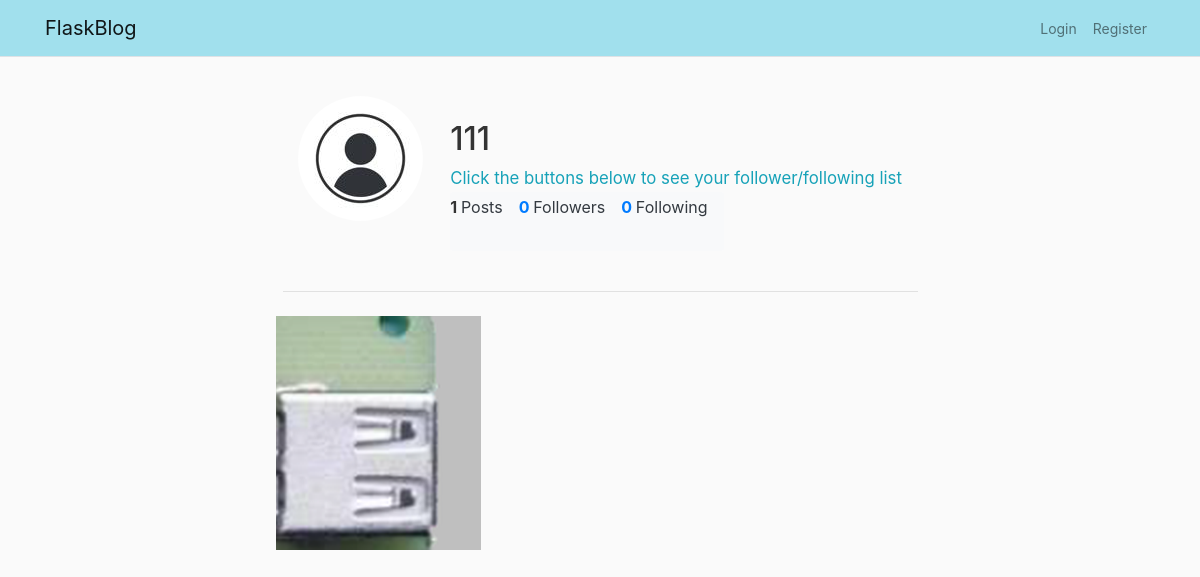
/user/111, run on an earlier commit of the app's database.
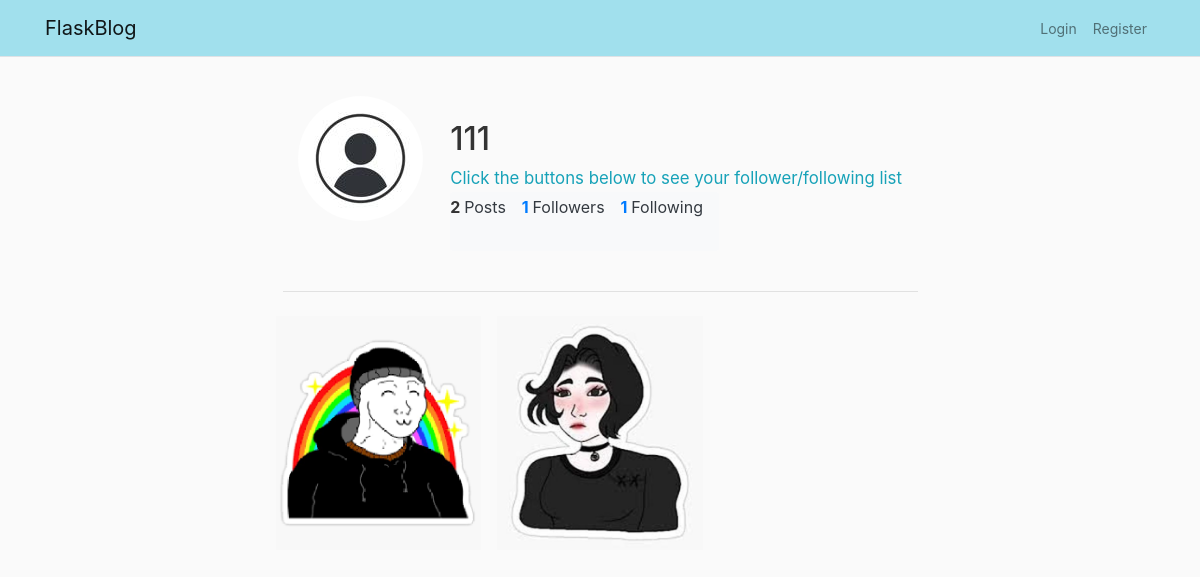
And on a later commit of the database.
### flaskapp/models.py (models this page shows, shortened)
class User(db.Model, UserMixin):
    __tablename__ = 'users'
    uid = db.Column(db.Integer, primary_key=True)
    username = db.Column(db.String(20), unique=True, nullable=False)
    password = db.Column(db.String(32), nullable=False)
    email = db.Column(db.String(120), unique=True, nullable=False)
    image_file = db.Column(db.String(20), nullable=False,
                           default='default.jpg')
    posts = db.relationship('Post', backref='author', lazy=True)
    comments = db.relationship('Comment', backref='author', lazy=True)
    follows = db.relationship(
        'User', secondary=followers,
        primaryjoin=(followers.c.user_id == uid),
        secondaryjoin=(followers.c.follows_id == uid),
        backref=db.backref('followers', lazy='dynamic'), lazy='dynamic')
    notifs = db.relationship('Notif', backref='notif_for', lazy=True)
    notif_count = db.Column(db.Integer, default=0)
    def get_followers(self, user):
        return User.query.filter(User.follows.any(uid=user.uid)).all()
    def get_followers_count(self, user):
        return len(self.get_followers(user))

class Post(db.Model):
    __tablename__ = 'posts'
    pid = db.Column(db.Integer, primary_key=True)
    content = db.Column(db.Text, nullable=False)
    media = db.Column(db.String(32), nullable=True)
    date_posted = db.Column(db.DateTime, nullable=False, default=datetime.utcnow)  # noqa: E501
    user_id = db.Column(db.Integer, db.ForeignKey('users.uid'), nullable=False)
    liked = db.relationship("User", secondary=likes)
    comments = db.relationship('Comment', backref='post', lazy=True)
    notifs = db.relationship('Notif', backref='post', lazy=True)

### flaskapp/routes.py (the view)
@app.route("/user/<string:username>")
def get_user(username):
    user = User.query.filter_by(username=username).first_or_404()
    posts = user.posts
    posts.reverse()
    return render_template("user.html", title=user.username,
                           posts=posts, user=user, get_file_url=get_file_url)

### flaskapp/helpers.py (called while the page is built)
def get_file_url(f_path):
    return f'/static/{f_path}'

### flaskapp/templates/user.html (shortened to what this page needs)
{% extends "layout.html" %}
{% block content %}
<div class="col-md-12">
    <div class="row user info">
        <div class="col-md-3 align-items-center">
            <img class="pfp-img rounded-circle" src="{{ get_file_url('profile_pics/' + user.image_file) }}" alt="Profile Picture">
        </div>
        <div class="row">
            <div class="m-4">
                <h2 id="user">{{ user.username }}</h2>
                <small class="text-info" style="font-size: 1.2em;">Click the buttons below to see your follower/following list</small>
                <ul class="list-group list-group-horizontal">
                    <li class="user-info list-group-item border-0 bg-light">
                        {{ user.posts.__len__() }} <span class="text-dark font-weight-normal" href="#posts">Posts</span>
                    </li>
                    <li class="user-info list-group-item border-0 bg-light">
                        <a href="#" data-toggle="modal" data-target="#followersModal">{{ user.get_followers_count(user) }} <span class="text-dark font-weight-normal">Followers</span></a>
                    </li>
                    <li class="user-info list-group-item border-0 bg-light">
                        <a href="#" data-toggle="modal" data-target="#followingModal">{{ user.follows.count() }} <span class="text-dark font-weight-normal">Following</span></a>
                    </li>
                </ul>
            </div>
        </div>
    </div>
</div>
<hr>
<div class="row row-cols-3 mb-4" id="posts">
    {% for post in posts %}
    <div class="col p-2 img-wrapper rounded">
        {% if post.media %}
        <a href="{{ url_for('get_post', post_id=post.pid) }}">
            <img class="post-img" src="{{ get_file_url('media/mid' + post.media) }}" alt="post image">
        </a>
        {% endif %}
    </div>
    {% endfor %}
</div>
{% endblock content %}

### flaskapp/templates/layout.html (shortened to what this page needs)
<!DOCTYPE html>
<html lang="en">
<head>
    <link rel="stylesheet" type="text/css" href="{{ url_for('static', filename='css/bootstrap.min.css') }}">
    <link rel="stylesheet" type="text/css" href="{{ url_for('static', filename='css/main.css') }}">
    <link rel="stylesheet" type="text/css" href="{{ url_for('static', filename='css/dark.css') }}">
    <link rel="stylesheet" type="text/css" href="https://cdnjs.cloudflare.com/ajax/libs/cookieconsent2/3.1.0/cookieconsent.min.css" />
</head>
<body>
    <header class="site-header">
        <nav class="navbar navbar-expand-md navbar-light border-bottom fixed-top">
          <div class="container">
            <a class="navbar-brand mr-4">FlaskBlog</a>
            <div class="collapse navbar-collapse" id="navbarToggle">
              <div class="navbar-nav">
                {% if current_user.is_authenticated %}
                  <a class="nav-item nav-link nav-icons" title="Home page to see all your and your follower's posts" href="{{ url_for('home') }}">
                    <i class="fa fa-home" aria-hidden="true"></i> Home
                  </a>
                  <a class="nav-item nav-link nav-icons" title="Explore all posts" href="{{ url_for('explore') }}">
                    <i class="fa fa-compass" aria-hidden="true"></i>Explore
                  </a>
                  <a class="nav-item nav-link nav-icons" href="{{ url_for('new_post') }}">
                    <i class="far fa-edit"></i> New Post
                  </a>
                  <a class="nav-item nav-link nav-icons" title="Your Profile" href="{{ url_for('get_user', username=current_user.username) }}">
                    <i class="fa fa-user-circle" aria-hidden="true"></i> User
                  </a>
                  <a class="nav-item nav-link nav-icons" title="Edit your account" href="{{ url_for('account') }}">
                    <i class="far fa-sun"></i> Account Setting
                  </a>
                  <li class="nav-item dropdown">
                    <a class="nav-link dropdown-toggle nav-icons" href="#"  title="Notifications" id="navbarDropdown" role="button" data-toggle="dropdown" aria-haspopup="true" aria-expanded="false">
                      {% if current_user.new_notif() %}<span class="text-danger">* </span>{% endif %}
                      <i class="fa fa-bell-o"></i>
                    </a>
                    <div class="dropdown-menu notif" aria-labelledby="navbarDropdown">
                      <span class="dropdown-header">Notifications</span>
                      {% if current_user.new_notif() %}
                        {% for notif in current_user.get_notifs() %}
                          <a class="dropdown-item bg-light" href="{{url_for('get_post', post_id=notif.post_id)}}">
                            <img  class="account-img rounded" src="{{ url_for('static', filename='media/thumb' + notif.post.media) }}" alt="Thumbnail image of post">
                            <small><span class="font-weight-bold">{{ notif.author }}</span> {{ notif.msg }} your post.</small>
                          </a>
                        {% endfor %}
                      {% endif %}
                      {% for notif in current_user.get_old_notifs() %}
                        <a class="dropdown-item" href="{{ url_for('get_post', post_id=notif.post_id) }}">
                          <img  class="account-img rounded" src="{{ get_file_url('media/thumb' + notif.post.media) }}" alt="Thumbnail Image of Post">
                          <small><span class="font-weight-bold">{{ notif.author }}</span> {{ notif.msg }} your post.</small>
                        </a>
                      {% else %}
                      <small class="text-muted" style="margin-left:7px;">No new notifications</small>
                      {% endfor %}
                    </div>
                  </li>
                  <a class="nav-item nav-link nav-icons" href="{{ url_for('logout') }}">
                    <i class="fa fa-sign-out"></i> Logout
                  </a>
                  <div class="navbar-nav">
                    <button id="themeToggleBtn" class="btn btn-outline-light" onclick="toggleTheme()" data-light-text="Dark" data-dark-text="Light">
                      <span id="themeIcon" class="fas fa-sun"></span>Theme
                    </button>
                  </div>
                {% else %}
                  <a class="nav-item nav-link" href="{{ url_for('login_username') }}">Login</a>
                  <a class="nav-item nav-link" href="{{ url_for('register') }}">Register</a>
                {% endif %}
              </div>
            </div>
          </div>
        </nav>
    </header>
    <main role="main" class="container">
        <div class="row justify-content-md-center main-content">
            <div class="col-md-7 special">
                {% block content %} {% endblock content %}
            </div>
        </div>
    </main>
</body>
</html>

### flaskapp/static/css/main.css (style rules this page uses)
body { background: rgba(var(--b3f,250,250,250), 1); color: #333333; font-size: 14px; }
.main-content { margin-top: 6rem; }
.navbar { background-color: #a1e0ed; }
.navbar .nav-link { color: #ffffff; }
.pfp-img { height: 125px; width: 125px; }
.user-info { padding: 0.2rem 1rem 2rem 0rem; font-weight: bold; font-size: 16px; }
.img-wrapper { position: relative; width: 250px; height: 250px; overflow: hidden; }
.post-img { width: 100%; height: 100%; object-fit: cover; }

What changed in the data, as far as the page shows it:
removed Post: media (picture)
changed User: get_followers_count (not shown) → "1"
added Post: media (picture)
added Post: media (picture)
Also different on the page:
{{ user.posts.__len__() }}: "1" → "2"
{{ user.follows.count() }}: "0" → "1"
{{ user.get_followers_count(user) }}: "0" → (not shown)
